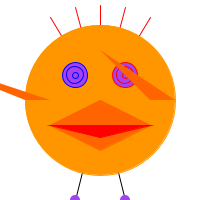
Frame 1 (no input)
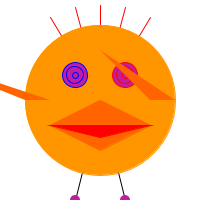
Frame 60 (the mouse pressed at the canvas centre just before this capture)
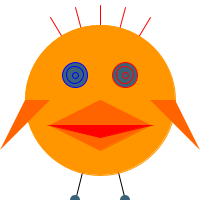
Frame 120 (the mouse held since frame 60 and released just before this capture)

The Processing sketch that drew these frames (run headless with seeded random() and noise(); from frame 60 on, the mouse is pressed at the canvas centre):

// Processing sketch: processing_17283
// ── processing_17283.pde

void setup(){
  size(200,200);
  int x = width/2;
  int y = height/2;
  int thesize = 150;
}
  
void drawDuck(int x, int y, int thesize, color c){
  int offset = thesize/6;
    
  float r = random(255);
  float g = random(255);
  float b = random(255);
    
 //draw ducks legs
  stroke(0,0,0);
  fill(0,0,0);
  line(x+offset,y+(4*offset),x,y);
  line(x-offset,y+(4*offset),x,y);
    
 // draw ducks hair
  stroke(255,0,0);
  fill(255,0,0);
  line(x,y,x-(2*offset),y-(3.3*offset));
  line(x,y,x-(offset),y-(3.7*offset));
  line(x,y,x,y-(3.8*offset));
  line(x,y,x+(offset),y-(3.7*offset));
  line(x,y,x+(2*offset),y-(3.3*offset));
    
 //duck body
  ellipseMode(CENTER);
  stroke(255,150,0);
  fill(c);
  ellipse(x,y,thesize,thesize);
    
 //duck left eye
  stroke(0,0,255);
  fill(r,g,b);
  ellipse(x-offset,y-offset,offset,offset);
  ellipse(x-offset,y-offset,offset/1.5,offset/1.5);
  ellipse(x-offset,y-offset,offset/4,offset/4);
    
 //ducks right eye
  stroke(255,0,0);
  fill(r,g,b);
  ellipse(x+offset,y-offset,offset,offset);
  ellipse(x+offset,y-offset,offset/1.5,offset/1.5);
  ellipse(x+offset,y-offset,offset/4,offset/4);
    
 //draw ducks feet
  noStroke();
  fill(r,g,b);
  ellipse(x+offset,y+(offset*4),offset/2.5,offset/2.5);
  ellipse(x-offset,y+(offset*4),offset/2.5,offset/2.5);

 // ducks wings
  noStroke();
  fill(255,100,0);
  triangle(x-(2*offset),y,mouseX-(4*offset),mouseY+(2*offset),x-(3*offset),y);
  triangle(x+(2*offset),y,mouseX+(4*offset),mouseY+(2*offset),x+(3*offset),y);
  
 //draw ducks beak
 //draw top
  stroke(255,100,0);
  fill(255,100,0);
  triangle(x-(2*offset),y+offset,x,y-(offset/50),x+(2*offset),y+offset);

 //draw bottom
  stroke(255,100,0);
  fill(255,100,0);
  triangle(x-(2*offset),y+offset,x,y+(2*offset),x+(2*offset),y+offset);
    
 //draw tongue
  stroke(255,0,0);
  fill(255,0,0);
  triangle(x-(2*offset),y+offset,x,y+(1.5*offset),x+(2*offset),y+offset);
}
  
void draw(){
  background(255);
  drawDuck(100,100,150,color(255,150,0));
  }
